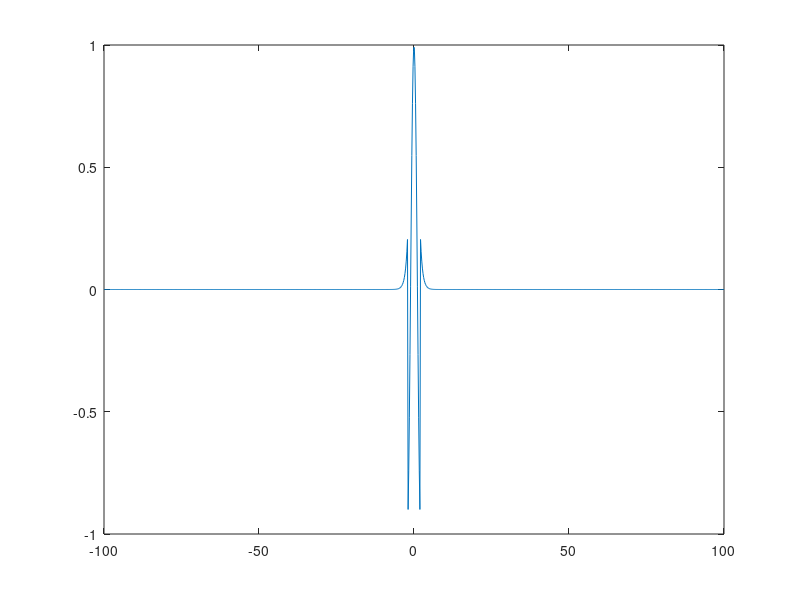

MATLAB code for this plot:
clear all
close all

%Constants
L = 4;
A = 4;
C = 1;
V_0 = 2;

%Energy
E = 1;

%Position
x = linspace(-100,100,1000);

% k and l
k = sqrt(2.*(V_0 - E));
l = sqrt(2.*E);


% Wave functions
wf1 = A.*exp(k.*x(1:490));
wf2 = C.*cos(l.*x(491:510));
wf3 = A.*exp(-k.*x(511:1000));
wf = [wf1 wf2 wf3];

%plot
plot(x,wf)

%plot
n = linspace(0,2.*pi,100);
e = linspace(0,7,100);